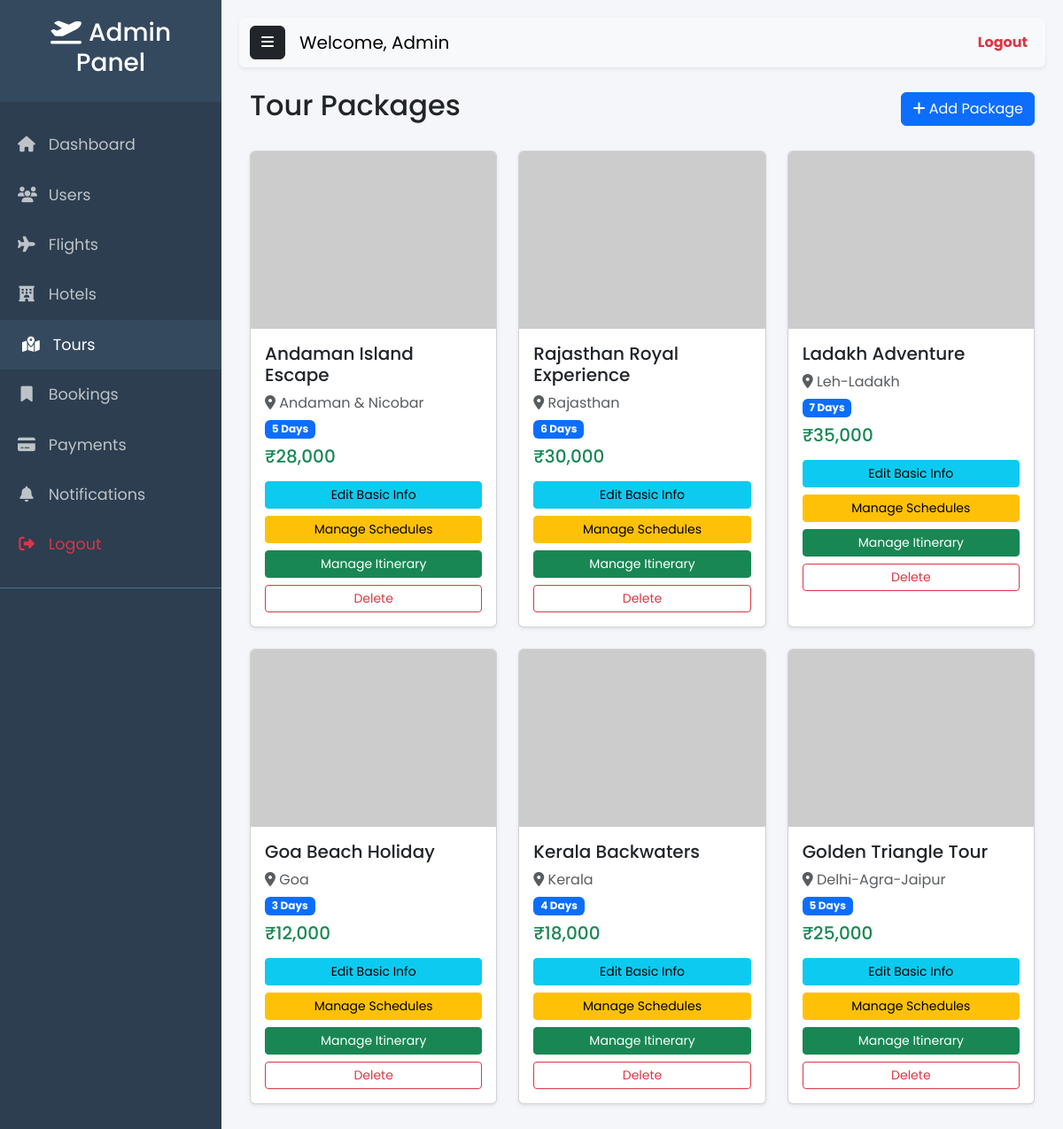
The app's page /admin/tours.php (signed in) with its own data.
### tables this page shows
CREATE TABLE IF NOT EXISTS `tour_packages` (
    `id` INT AUTO_INCREMENT PRIMARY KEY,
    `name` VARCHAR(100) NOT NULL,
    `location` VARCHAR(100) NOT NULL,
    `duration` INT NOT NULL,
    `price` DECIMAL(10, 2) NOT NULL,
    `description` TEXT,
    `itinerary` TEXT,
    `main_image` TEXT,
    `created_at` TIMESTAMP DEFAULT CURRENT_TIMESTAMP
);

### database/db.php (called while the page is built, shortened)
<?php
function db_query($conn, $query, $params = null) {
    if ($params) {
        try {
            $stmt = mysqli_prepare($conn, $query);
            $types = '';
            foreach ($params as $param) {
                if (is_int($param)) {
                    $types .= 'i';
                } elseif (is_float($param)) {
                    $types .= 'd';
                } else {
                    $types .= 's';
                }
            }
            mysqli_stmt_bind_param($stmt, $types, ...$params);
            mysqli_stmt_execute($stmt);
            $result = mysqli_stmt_get_result($stmt);
            if ($result === false && mysqli_stmt_errno($stmt) === 0) {
                return true;
            }
            return $result;
        } catch (mysqli_sql_exception $e) {
            return false;
        }
    } else {
        try {
            return mysqli_query($conn, $query);
        } catch (mysqli_sql_exception $e) {
            return false;
        }
    }
}
function db_fetch_assoc($result) {
    return mysqli_fetch_assoc($result);
}
?>

### admin/tours.php (the view, shortened to what this page needs)
<?php
require_once __DIR__ . '/../database/db.php';
$result = db_query($conn, "SELECT * FROM tour_packages ORDER BY id DESC");
include 'includes/header.php';
include 'includes/sidebar.php';
?>
<div class="container-fluid">
    <div class="d-flex justify-content-between align-items-center mb-4">
        <h2>Tour Packages</h2>
        <button class="btn btn-primary" data-bs-toggle="modal" data-bs-target="#tourModal" onclick="clearForm()">
            <i class="fas fa-plus"></i> Add Package
        </button>
    </div>
    <div class="row">
        <?php while ($row = db_fetch_assoc($result)): ?>
        <div class="col-md-4 mb-4">
            <div class="card h-100 shadow-sm">
                <img src="<?php echo $row['main_image'] ? $row['main_image'] : 'https://placehold.co/400x200'; ?>" class="card-img-top" style="height: 200px; object-fit: cover;">
                <div class="card-body">
                    <h5 class="card-title"><?php echo htmlspecialchars($row['name']); ?></h5>
                    <p class="text-muted mb-1"><i class="fas fa-map-marker-alt"></i> <?php echo htmlspecialchars($row['location']); ?></p>
                    <p class="mb-2"><span class="badge bg-primary"><?php echo $row['duration']; ?> Days</span></p>
                    <h5 class="text-success mb-3">₹<?php echo number_format($row['price']); ?></h5>
                    <button class="btn btn-sm btn-info w-100 mb-2" onclick='editTour(<?php echo json_encode($row); ?>)'>Edit Basic Info</button>
                    <a href="tour_schedules.php?tour_id=<?php echo $row['id']; ?>" class="btn btn-sm btn-warning w-100 mb-2">Manage Schedules</a>
                    <a href="tour_itinerary.php?tour_id=<?php echo $row['id']; ?>" class="btn btn-sm btn-success w-100 mb-2">Manage Itinerary</a>
                    <form method="POST" onsubmit="return confirm('Delete this package?');">
                        <button class="btn btn-sm btn-outline-danger w-100">Delete</button>
                    </form>
                </div>
            </div>
        </div>
        <?php endwhile; ?>
    </div>
</div>
<?php include 'includes/footer.php'; ?>

### admin/includes/header.php (style rules this page uses)
body { font-family: 'Poppins', sans-serif; background-color: #f4f6f9; }

### records on screen
tour_packages: name "Andaman Island Escape", location "Andaman & Nicobar", duration "5", price "28,000"
tour_packages: name "Rajasthan Royal Experience", location "Rajasthan", duration "6", price "30,000"
tour_packages: name "Ladakh Adventure", location "Leh-Ladakh", duration "7", price "35,000"
tour_packages: name "Goa Beach Holiday", location "Goa", duration "3", price "12,000"
tour_packages: name "Kerala Backwaters", location "Kerala", duration "4", price "18,000"
tour_packages: name "Golden Triangle Tour", location "Delhi-Agra-Jaipur", duration "5", price "25,000"
